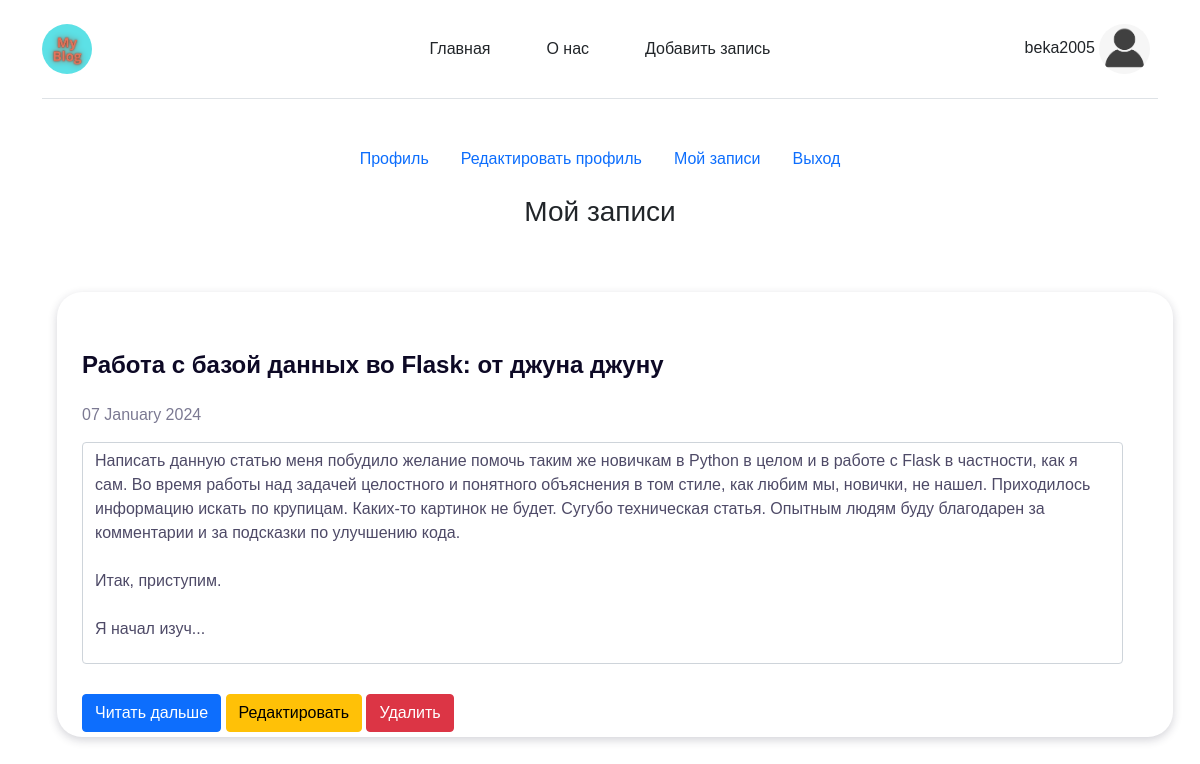
The page /my_posts (signed in) on the database its author committed.
### app.py (models this page shows, shortened)
class UserInfo(db.Model, UserMixin):
    id = db.Column(db.Integer, primary_key=True)
    first_name = db.Column(db.String(100), nullable=False)
    last_name = db.Column(db.String(100), nullable=False)
    username = db.Column(db.String(100), unique=True, nullable=False)
    email = db.Column(db.String(120), unique=True, nullable=False)
    password = db.Column(db.String(300), nullable=False)
    instagram = db.Column(db.String(255))  # URL социальных сетей (может быть JSON или текстовым полем)
    x = db.Column(db.String(255))
    facebook = db.Column(db.String(255))
    github = db.Column(db.String(255))
    active = db.Column(db.Boolean, default=False)  # Поле "активный"
    created_at = db.Column(db.DateTime, default=datetime.utcnow)  # Поле "дата создания"
    last_active_at = db.Column(db.DateTime, default=datetime.utcnow, onupdate=datetime.utcnow)  # Поле "последнее время активности"
    articles = db.relationship('Article', backref='author', lazy=True)

class Article(db.Model):
    id = db.Column(db.Integer, primary_key=True)
    title = db.Column(db.String(100), nullable=False)
    content = db.Column(db.Text, nullable=False)
    user_id = db.Column(db.Integer, db.ForeignKey('user_info.id'), nullable=False)
    created_at = db.Column(db.DateTime, default=datetime.utcnow)

### app.py (the view)
@app.route('/my_posts')
@login_required
def my_posts():
    my = Article.query.filter_by(user_id=current_user.id).all()
    return render_template('my_posts.html', posts = my)

### app.py (called while the page is built)
@login_manager.user_loader
def load_user(user_id):
    return UserInfo.query.get(int(user_id))

### templates/my_posts.html (shortened to what this page needs)
{% extends 'base.html' %}
{% block content %}
        {% include 'nav_in.html' %}
        <h3 class="text-center">Мой записи</h3>
    <div class="container">
        {% if posts %}
        {% for post in posts %}
        <div class="row mt-5">
            <div class="preview-card">
                <div class="preview-card__wrp">
                    <div class="preview-card__item">
                            <div class="preview-card__content">
                            <div class="preview-card__title">{{ post.title }}</div>
                            <span class="preview-card__code">{{ post.created_at.strftime('%d %B %Y') }}</span>
                            <div class="preview-card__text form-control">{{ post.content[:500] | safe }}{% if post.content|length > 500 %}...{% endif %}</div>
                            <a href="{{ url_for('read_post', id = post.id) }}" class="btn btn-primary">Читать дальше</a>
                                <a href="{{ url_for('edit_post', id = post.id) }}" class="btn btn-warning">Редактировать</a>
                                <form action="{{ url_for('delete_post', id=post.id) }}" method="post" style="display: inline-block">
                                    <button class="btn btn-danger" type="submit">Удалить</button>
                                </form>
                        </div>
                    </div>
                </div>
            </div>
        </div>
    {% endfor %}
    {% else %}
        <p class="alert alert-info">Нет записи</p>
    {% endif %}
    </div>
{% endblock %}

### templates/base.html (shortened to what this page needs)
<!DOCTYPE html>
<html lang="ru">
<head>
    <link href="https://cdn.jsdelivr.net/npm/bootstrap@5.0.2/dist/css/bootstrap.min.css" rel="stylesheet">
    <link rel="stylesheet" href="{{ url_for('static', filename='css/main.css') }}">
</head>
<body>
    <div class="container">
        <header class="d-flex flex-wrap align-items-center justify-content-center justify-content-md-between py-3 mb-4 border-bottom">
          <a href="/" class="d-flex align-items-center col-md-3 mb-2 mb-md-0 text-dark text-decoration-none">
            <img class="logo1 bi me-2" height="50" src="{{ url_for('static', filename='img/my_blog.png') }}">
          </a>
          <ul class="nav col-12 col-md-auto mb-2 justify-content-center mb-md-0 nav-css">
            <li><a href="{{ url_for('home') }}" class="nav-link px-2 link-dark">Главная</a></li>
            <li><a href="{{ url_for('about') }}" class="nav-link px-2 link-dark">О нас</a></li>
            <li><a href="{{ url_for('add_post') }}" class="nav-link px-2 link-dark">Добавить запись</a></li>
          </ul>
          {% if not current_user.is_authenticated %}
          <div class="col-md-3 text-end">
            <a href="{{ url_for('login') }}" class="btn btn-outline-primary me-2">Войти</a>
            <a href="{{ url_for('register') }}" class="btn btn-outline-primary me-2">Регистрация</a>
          </div>
          {% else %}
          <div class="col-md-3 text-end">
            <a href="{{ url_for('profile', id = current_user.id) }}" class="nav-link px-2 link-dark">
              {{ current_user.username }}
              <img class="logo1" src="{{ url_for('static', filename='img/avatar.png') }}" alt="default-avatar" height="50">
          </a>
          </div>
          {% endif %}
        </header>
      </div>
    <div class="container">
        {% block content %}
        {% endblock %}
    </div>
</body>
</html>

### static/css/main.css (style rules this page uses)
.logo1 { border-radius: 50%; }
a { text-decoration: none; }
* { box-sizing: border-box; }
body { background-color: #fff; min-height: 100vh; font-family: "Fira Sans", sans-serif; }
.preview-card { position: relative; margin: 15px; background: #fff; box-shadow: 0px 3px 10px rgba(34, 35, 58, 0.2); padding: 30px 25px 30px; border-radius: 25px; transition: all 0.3s; }
.preview-card__item { display: flex; align-items: center; }
.preview-card__content { padding-right: 25px; }
.preview-card__content > * { transform: translateY(25px); transition: all 0.4s; }
.preview-card__code { color: #7b7992; margin-bottom: 15px; display: block; font-weight: 500; }
.preview-card__title { font-size: 24px; font-weight: 700; color: #0d0925; margin-bottom: 20px; }
.preview-card__text { color: #4e4a67; margin-bottom: 30px; line-height: 1.5em; }
.nav-css > li > a { margin: 0 20px; }

### rows shown on the page
UserInfo: username "beka2005"
Article: title "Работа с базой данных во Flask: от джуна джуну", created_at "07 January 2024", content "Написать данную статью меня побудило желание помочь таким же новичкам в Python в целом и в работе с Flask в частности, как я сам. Во время работы над задачей целостного и понятного объяснения в том стиле, как любим мы, новички, не нашел. Приходилось информацию искать по крупицам. Каких-то картинок не будет. Сугубо техническая статья. Опытным людям буду благодарен за комментарии и за подсказки по улучшению кода. Итак, приступим. Я начал изуч"
